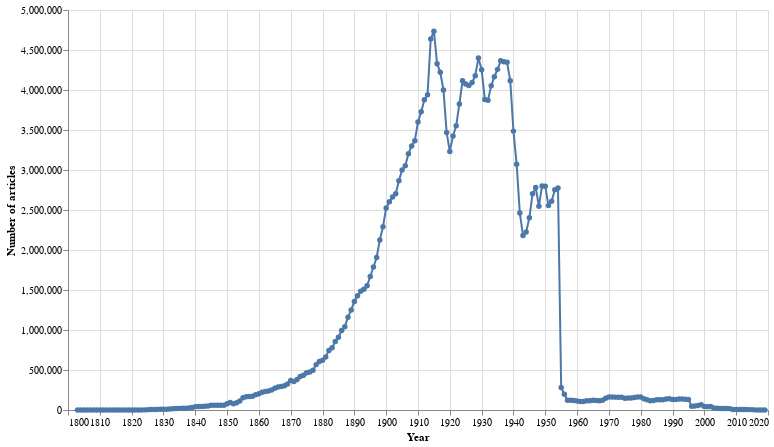

The cell this chart's notebook holds for it:
### Markdown cell above
Let's display the results as a simple line chart using Altair

### Code cell
# Feed Altair our dataframe
alt.Chart(df_total).mark_line(point=True).encode(
    
        # Years along the X axis
        x=alt.X('term:Q', axis=alt.Axis(format='c', title='Year')),
    
        # Number of articles on the Y axis (formatted with thousands separators)
        y=alt.Y('total_results:Q', axis=alt.Axis(format=',d', title='Number of articles')),
    
        # Use tooltips to display the year and number of articles when you hover over a point
        tooltip=[alt.Tooltip('term:Q', title='Year'), alt.Tooltip('total_results:Q', title='Articles', format=',')]
    ).properties(width=700, height=400)

### Figure 1 — Vega-Lite specification as saved in the notebook (floating-point values rounded to 4 significant figures; data arrays with more than 128 entries replaced by an {"elided": "..."} marker saying what was removed)
{"config": {"view": {"continuousWidth": 400, "continuousHeight": 300}}, "data": {"name": "data-984f34a204e6a70af084669cfb5d131c"}, "mark": {"type": "line", "point": true}, "encoding": {"tooltip": [{"type": "quantitative", "field": "term", "title": "Year"}, {"type": "quantitative", "field": "total_results", "format": ",", "title": "Articles"}], "x": {"type": "quantitative", "axis": {"format": "c", "title": "Year"}, "field": "term"}, "y": {"type": "quantitative", "axis": {"format": ",d", "title": "Number of articles"}, "field": "total_results"}}, "height": 400, "width": 700, "$schema": "https://vega.github.io/schema/vega-lite/v4.8.1.json", "datasets": {"data-984f34a204e6a70af084669cfb5d131c": {"elided": "217 records"}}}
